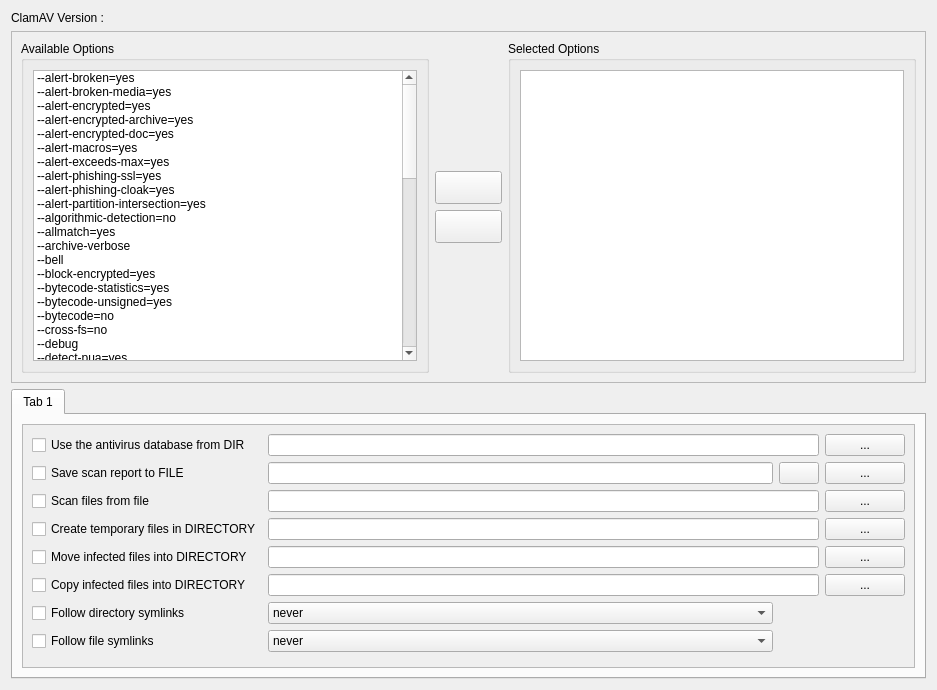
<?xml version="1.0" encoding="UTF-8"?>
<ui version="4.0">
 <class>optionsDialog</class>
 <widget class="QWidget" name="optionsDialog">
  <property name="geometry">
   <rect>
    <x>0</x>
    <y>0</y>
    <width>937</width>
    <height>690</height>
   </rect>
  </property>
  <property name="windowTitle">
   <string>Form</string>
  </property>
  <property name="windowOpacity">
   <double>1.000000000000000</double>
  </property>
  <layout class="QGridLayout" name="gridLayout_5">
   <item row="0" column="0">
    <widget class="QLabel" name="versionLabel">
     <property name="text">
      <string>ClamAV Version : </string>
     </property>
    </widget>
   </item>
   <item row="1" column="0">
    <widget class="QFrame" name="frame">
     <property name="frameShape">
      <enum>QFrame::StyledPanel</enum>
     </property>
     <property name="frameShadow">
      <enum>QFrame::Raised</enum>
     </property>
     <layout class="QGridLayout" name="gridLayout_4">
      <item row="0" column="0" rowspan="6">
       <widget class="QGroupBox" name="groupBox">
        <property name="title">
         <string>Available Options</string>
        </property>
        <layout class="QGridLayout" name="gridLayout_2">
         <item row="0" column="0">
          <widget class="QListWidget" name="availableOptionsList">
           <property name="sortingEnabled">
            <bool>false</bool>
           </property>
           <item>
            <property name="text">
             <string>--alert-broken=yes</string>
            </property>
            <property name="toolTip">
             <string>Alert on broken executable files (PE &amp; ELF)</string>
            </property>
           </item>
           <item>
            <property name="text">
             <string>--alert-broken-media=yes</string>
            </property>
            <property name="toolTip">
             <string>Alert on broken graphics files (JPEG, TIFF, PNG, GIF)</string>
            </property>
           </item>
           <item>
            <property name="text">
             <string>--alert-encrypted=yes</string>
            </property>
            <property name="toolTip">
             <string>Alert on encrypted archives and documents</string>
            </property>
           </item>
           <item>
            <property name="text">
             <string>--alert-encrypted-archive=yes</string>
            </property>
            <property name="toolTip">
             <string>Alert on encrypted archives</string>
            </property>
           </item>
           <item>
            <property name="text">
             <string>--alert-encrypted-doc=yes</string>
            </property>
            <property name="toolTip">
             <string>Alert on encrypted documents</string>
            </property>
           </item>
           <item>
            <property name="text">
             <string>--alert-macros=yes</string>
            </property>
            <property name="toolTip">
             <string>Alert on OLE2 files containing VBA macros</string>
            </property>
           </item>
           <item>
            <property name="text">
             <string>--alert-exceeds-max=yes</string>
            </property>
            <property name="toolTip">
             <string>Alert on files that exceed max file size, max scan size, or max recursion limit</string>
            </property>
           </item>
           <item>
            <property name="text">
             <string>--alert-phishing-ssl=yes</string>
            </property>
            <property name="toolTip">
             <string>Alert on emails containing SSL mismatches in URLs</string>
            </property>
           </item>
           <item>
            <property name="text">
             <string>--alert-phishing-cloak=yes</string>
            </property>
            <property name="toolTip">
             <string>Alert on emails containing cloaked URLs</string>
            </property>
           </item>
           <item>
            <property name="text">
             <string>--alert-partition-intersection=yes</string>
            </property>
            <property name="toolTip">
             <string>Alert on raw DMG image files containing partition intersections</string>
            </property>
           </item>
           <item>
            <property name="text">
             <string>--algorithmic-detection=no</string>
            </property>
            <property name="toolTip">
             <string>deactivate algorithmic detection</string>
            </property>
           </item>
           <item>
            <property name="text">
             <string>--allmatch=yes</string>
            </property>
            <property name="toolTip">
             <string>Continue scanning within file after finding a match</string>
            </property>
           </item>
           <item>
            <property name="text">
             <string>--archive-verbose</string>
            </property>
            <property name="toolTip">
             <string>Show filenames inside scanned archives</string>
            </property>
           </item>
           <item>
            <property name="text">
             <string>--bell</string>
            </property>
            <property name="toolTip">
             <string>Sound bell on virus detection</string>
            </property>
           </item>
           <item>
            <property name="text">
             <string>--block-encrypted=yes</string>
            </property>
            <property name="toolTip">
             <string>Block encrypted archives</string>
            </property>
           </item>
           <item>
            <property name="text">
             <string>--bytecode-statistics=yes</string>
            </property>
            <property name="toolTip">
             <string>Collect and print bytecode statistics</string>
            </property>
           </item>
           <item>
            <property name="text">
             <string>--bytecode-unsigned=yes</string>
            </property>
            <property name="toolTip">
             <string>Load unsigned bytecode</string>
            </property>
           </item>
           <item>
            <property name="text">
             <string>--bytecode=no</string>
            </property>
            <property name="toolTip">
             <string>Don't load bytecode from the database</string>
            </property>
           </item>
           <item>
            <property name="text">
             <string>--cross-fs=no</string>
            </property>
            <property name="toolTip">
             <string>Do not scan files and directories on other filesystems</string>
            </property>
           </item>
           <item>
            <property name="text">
             <string>--debug</string>
            </property>
            <property name="toolTip">
             <string>Enable libclamav's debug messages</string>
            </property>
            <property name="background">
             <brush brushstyle="NoBrush">
              <color alpha="255">
               <red>255</red>
               <green>255</green>
               <blue>255</blue>
              </color>
             </brush>
            </property>
           </item>
           <item>
            <property name="text">
             <string>--detect-pua=yes</string>
            </property>
            <property name="toolTip">
             <string>Detect Possibly Unwanted Applications</string>
            </property>
           </item>
           <item>
            <property name="text">
             <string>--detect-structured=yes</string>
            </property>
            <property name="toolTip">
             <string>Detect structured data (SSN, Credit Card)</string>
            </property>
           </item>
           <item>
            <property name="text">
             <string>--disable-cache</string>
            </property>
            <property name="toolTip">
             <string>Disable caching and cache checks for hash sums of scanned files.</string>
            </property>
           </item>
           <item>
            <property name="text">
             <string>--disable-pe-stats</string>
            </property>
            <property name="toolTip">
             <string>Disable submission of individual PE sections in stats submissions</string>
            </property>
           </item>
           <item>
            <property name="text">
             <string>--dumpcerts</string>
            </property>
            <property name="toolTip">
             <string>Dump authenticode certificate chain in PE files</string>
            </property>
           </item>
           <item>
            <property name="text">
             <string>--enable-stats</string>
            </property>
            <property name="toolTip">
             <string>Enable statistical reporting of malware</string>
            </property>
           </item>
           <item>
            <property name="text">
             <string>--heuristic-alerts=no</string>
            </property>
            <property name="toolTip">
             <string>Heuristic alerts</string>
            </property>
           </item>
           <item>
            <property name="text">
             <string>--heuristic-scan-precedence=yes</string>
            </property>
            <property name="toolTip">
             <string>Stop scanning as soon as a heuristic match is found</string>
            </property>
           </item>
           <item>
            <property name="text">
             <string>--gen-json=yes</string>
            </property>
            <property name="toolTip">
             <string>Generate JSON description of scanned file(s).</string>
            </property>
           </item>
           <item>
            <property name="text">
             <string>--infected</string>
            </property>
            <property name="toolTip">
             <string>Only print infected files</string>
            </property>
           </item>
           <item>
            <property name="text">
             <string>--leave-temps=yes</string>
            </property>
            <property name="toolTip">
             <string>Do not remove temporary files</string>
            </property>
           </item>
           <item>
            <property name="text">
             <string>--no-summary</string>
            </property>
            <property name="toolTip">
             <string>Disable summary at end of scanning</string>
            </property>
           </item>
           <item>
            <property name="text">
             <string>--nocerts</string>
            </property>
            <property name="toolTip">
             <string>Disable authenticode certificate chain verification in PE files</string>
            </property>
           </item>
           <item>
            <property name="text">
             <string>--normalize=no</string>
            </property>
            <property name="toolTip">
             <string>Normalize html, script and text files. Use normalize=no for yara compatibility</string>
            </property>
           </item>
           <item>
            <property name="text">
             <string>--official-db-only=yes</string>
            </property>
            <property name="toolTip">
             <string>Only load official signatures</string>
            </property>
           </item>
           <item>
            <property name="text">
             <string>--partition-intersection=yes</string>
            </property>
            <property name="toolTip">
             <string>Detect partition intersections in raw disk images using heuristics.</string>
            </property>
           </item>
           <item>
            <property name="text">
             <string>--phishing-cloak=yes</string>
            </property>
            <property name="toolTip">
             <string>Always block cloaked URLs (phishing module)</string>
            </property>
           </item>
           <item>
            <property name="text">
             <string>--phishing-scan-urls=no</string>
            </property>
            <property name="toolTip">
             <string>deactivate URL-based phishing detection</string>
            </property>
           </item>
           <item>
            <property name="text">
             <string>--phishing-sigs=no</string>
            </property>
            <property name="toolTip">
             <string>Deactivate signature-based phishing detection</string>
            </property>
           </item>
           <item>
            <property name="text">
             <string>--phishing-ssl=yes</string>
            </property>
            <property name="toolTip">
             <string>Always block SSL mismatches in URLs (phishing module)</string>
            </property>
           </item>
           <item>
            <property name="text">
             <string>--quiet</string>
            </property>
            <property name="toolTip">
             <string>Only output error messages</string>
            </property>
           </item>
           <item>
            <property name="text">
             <string>--remove=yes</string>
            </property>
            <property name="toolTip">
             <string>Remove infected files. Be careful!</string>
            </property>
           </item>
           <item>
            <property name="text">
             <string>--scan-archive=no</string>
            </property>
            <property name="toolTip">
             <string>Don't Scan archive files</string>
            </property>
           </item>
           <item>
            <property name="text">
             <string>--scan-elf=no</string>
            </property>
            <property name="toolTip">
             <string>don't scan ELF files</string>
            </property>
           </item>
           <item>
            <property name="text">
             <string>--scan-html=no</string>
            </property>
            <property name="toolTip">
             <string>don't scan HTML files</string>
            </property>
           </item>
           <item>
            <property name="text">
             <string>--scan-hwp3=no</string>
            </property>
            <property name="toolTip">
             <string>Scan HWP3 files</string>
            </property>
           </item>
           <item>
            <property name="text">
             <string>--scan-mail=no</string>
            </property>
            <property name="toolTip">
             <string>don't scan mail files</string>
            </property>
           </item>
           <item>
            <property name="text">
             <string>--scan-ole2=no</string>
            </property>
            <property name="toolTip">
             <string>don't scan OLE2 containers</string>
            </property>
           </item>
           <item>
            <property name="text">
             <string>--scan-pdf=no</string>
            </property>
            <property name="toolTip">
             <string>don't scan PDF files</string>
            </property>
           </item>
           <item>
            <property name="text">
             <string>--scan-pe=no</string>
            </property>
            <property name="toolTip">
             <string>don't scan PE files</string>
            </property>
           </item>
           <item>
            <property name="text">
             <string>--scan-swf=no</string>
            </property>
            <property name="toolTip">
             <string>don't scan SWF files</string>
            </property>
           </item>
           <item>
            <property name="text">
             <string>--scan-xmldocs=no</string>
            </property>
            <property name="toolTip">
             <string>Scan xml-based document files</string>
            </property>
           </item>
           <item>
            <property name="text">
             <string>--stdout</string>
            </property>
            <property name="toolTip">
             <string>Write to stdout instead of stderr</string>
            </property>
           </item>
           <item>
            <property name="text">
             <string>--suppress-ok-results</string>
            </property>
            <property name="toolTip">
             <string>Skip printing OK files</string>
            </property>
           </item>
           <item>
            <property name="text">
             <string>--verbose</string>
            </property>
            <property name="toolTip">
             <string>Be verbose</string>
            </property>
           </item>
           <item>
            <property name="text">
             <string>--scan-xmldocs=no</string>
            </property>
            <property name="toolTip">
             <string>Scan xml-based document files</string>
            </property>
           </item>
          </widget>
         </item>
        </layout>
       </widget>
      </item>
      <item row="5" column="1">
       <spacer name="verticalSpacer_2">
        <property name="orientation">
         <enum>Qt::Vertical</enum>
        </property>
        <property name="sizeHint" stdset="0">
         <size>
          <width>20</width>
          <height>118</height>
         </size>
        </property>
       </spacer>
      </item>
      <item row="3" column="1" colspan="2">
       <widget class="QPushButton" name="removeButton">
        <property name="toolTip">
         <string>- or double click the option in the &quot;Selected Options&quot; list</string>
        </property>
        <property name="styleSheet">
         <string notr="true">font-size:22px;font-weight:bold;</string>
        </property>
        <property name="text">
         <string/>
        </property>
        <property name="icon">
         <iconset resource="../resources.qrc">
          <normaloff>:/icons/icons/remove_option.png</normaloff>:/icons/icons/remove_option.png</iconset>
        </property>
        <property name="iconSize">
         <size>
          <width>44</width>
          <height>22</height>
         </size>
        </property>
       </widget>
      </item>
      <item row="0" column="3" rowspan="6">
       <widget class="QGroupBox" name="groupBox_2">
        <property name="title">
         <string>Selected Options</string>
        </property>
        <layout class="QGridLayout" name="gridLayout_3">
         <item row="0" column="0">
          <widget class="QListWidget" name="selectedOptionsList">
           <property name="sortingEnabled">
            <bool>false</bool>
           </property>
          </widget>
         </item>
        </layout>
       </widget>
      </item>
      <item row="2" column="1" colspan="2">
       <widget class="QPushButton" name="addButton">
        <property name="toolTip">
         <string>- or double click the option in the &quot;Available Options&quot; list</string>
        </property>
        <property name="styleSheet">
         <string notr="true">font-size:22px;font-weight:bold;</string>
        </property>
        <property name="text">
         <string/>
        </property>
        <property name="icon">
         <iconset resource="../resources.qrc">
          <normaloff>:/icons/icons/add_option.png</normaloff>:/icons/icons/add_option.png</iconset>
        </property>
        <property name="iconSize">
         <size>
          <width>44</width>
          <height>22</height>
         </size>
        </property>
       </widget>
      </item>
      <item row="1" column="1">
       <spacer name="verticalSpacer">
        <property name="orientation">
         <enum>Qt::Vertical</enum>
        </property>
        <property name="sizeHint" stdset="0">
         <size>
          <width>20</width>
          <height>118</height>
         </size>
        </property>
       </spacer>
      </item>
     </layout>
    </widget>
   </item>
   <item row="2" column="0">
    <widget class="QTabWidget" name="tabWidget">
     <property name="currentIndex">
      <number>0</number>
     </property>
     <property name="iconSize">
      <size>
       <width>22</width>
       <height>22</height>
      </size>
     </property>
     <widget class="QWidget" name="pathTab">
      <attribute name="icon">
       <iconset resource="../resources.qrc">
        <normaloff>:/icons/icons/directories.png</normaloff>:/icons/icons/directories.png</iconset>
      </attribute>
      <attribute name="title">
       <string>Tab 1</string>
      </attribute>
      <layout class="QGridLayout" name="gridLayout">
       <item row="0" column="0">
        <widget class="QScrollArea" name="scrollArea">
         <property name="widgetResizable">
          <bool>true</bool>
         </property>
         <widget class="QWidget" name="scrollAreaWidgetContents">
          <property name="geometry">
           <rect>
            <x>0</x>
            <y>0</y>
            <width>881</width>
            <height>270</height>
           </rect>
          </property>
          <layout class="QGridLayout" name="gridLayout_7">
           <item row="4" column="0">
            <widget class="QCheckBox" name="moveDirectoryCheckBox">
             <property name="text">
              <string>Move infected files into DIRECTORY</string>
             </property>
            </widget>
           </item>
           <item row="4" column="1" colspan="2">
            <widget class="QLineEdit" name="moveDirectoryLineEdit">
             <property name="styleSheet">
              <string notr="true"/>
             </property>
             <property name="readOnly">
              <bool>true</bool>
             </property>
            </widget>
           </item>
           <item row="6" column="0">
            <widget class="QCheckBox" name="followDirectorySymlinksCheckBox">
             <property name="text">
              <string>Follow directory symlinks</string>
             </property>
            </widget>
           </item>
           <item row="2" column="1" colspan="2">
            <widget class="QLineEdit" name="scanFilesFromFileLineEdit"/>
           </item>
           <item row="5" column="3">
            <widget class="QPushButton" name="selectCFButton">
             <property name="styleSheet">
              <string notr="true"/>
             </property>
             <property name="text">
              <string>...</string>
             </property>
            </widget>
           </item>
           <item row="3" column="0">
            <widget class="QCheckBox" name="tempFileCheckBox">
             <property name="text">
              <string>Create temporary files in DIRECTORY</string>
             </property>
            </widget>
           </item>
           <item row="1" column="2">
            <widget class="QPushButton" name="viewButton">
             <property name="text">
              <string/>
             </property>
             <property name="icon">
              <iconset resource="../resources.qrc">
               <normaloff>:/icons/icons/magnifierglass.png</normaloff>:/icons/icons/magnifierglass.png</iconset>
             </property>
             <property name="iconSize">
              <size>
               <width>22</width>
               <height>22</height>
              </size>
             </property>
            </widget>
           </item>
           <item row="3" column="1" colspan="2">
            <widget class="QLineEdit" name="tempFilesLineEdit">
             <property name="styleSheet">
              <string notr="true"/>
             </property>
             <property name="readOnly">
              <bool>true</bool>
             </property>
            </widget>
           </item>
           <item row="0" column="3">
            <widget class="QPushButton" name="selectLVDButton">
             <property name="autoFillBackground">
              <bool>false</bool>
             </property>
             <property name="styleSheet">
              <string notr="true"/>
             </property>
             <property name="text">
              <string>...</string>
             </property>
            </widget>
           </item>
           <item row="1" column="3">
            <widget class="QPushButton" name="selectSCRFButton">
             <property name="styleSheet">
              <string notr="true"/>
             </property>
             <property name="text">
              <string>...</string>
             </property>
            </widget>
           </item>
           <item row="2" column="3">
            <widget class="QPushButton" name="selectSFFButton">
             <property name="text">
              <string>...</string>
             </property>
            </widget>
           </item>
           <item row="4" column="3">
            <widget class="QPushButton" name="selectMDButton">
             <property name="styleSheet">
              <string notr="true"/>
             </property>
             <property name="text">
              <string>...</string>
             </property>
            </widget>
           </item>
           <item row="7" column="1">
            <widget class="QComboBox" name="followFileSymlinksComboBox">
             <item>
              <property name="text">
               <string>never</string>
              </property>
             </item>
             <item>
              <property name="text">
               <string>direct</string>
              </property>
             </item>
             <item>
              <property name="text">
               <string>always</string>
              </property>
             </item>
            </widget>
           </item>
           <item row="1" column="0">
            <widget class="QCheckBox" name="scanReportToFileCheckBox">
             <property name="text">
              <string>Save scan report to FILE</string>
             </property>
            </widget>
           </item>
           <item row="6" column="1">
            <widget class="QComboBox" name="followDirectorySymlinksComboBox">
             <item>
              <property name="text">
               <string>never</string>
              </property>
             </item>
             <item>
              <property name="text">
               <string>direct</string>
              </property>
             </item>
             <item>
              <property name="text">
               <string>always</string>
              </property>
             </item>
            </widget>
           </item>
           <item row="7" column="0">
            <widget class="QCheckBox" name="followFileSymlinksCheckBox">
             <property name="text">
              <string>Follow file symlinks</string>
             </property>
            </widget>
           </item>
           <item row="1" column="1">
            <widget class="QLineEdit" name="scanReportToFileLineEdit">
             <property name="styleSheet">
              <string notr="true"/>
             </property>
             <property name="readOnly">
              <bool>true</bool>
             </property>
            </widget>
           </item>
           <item row="5" column="0">
            <widget class="QCheckBox" name="copyDirectoryCheckBox">
             <property name="text">
              <string>Copy infected files into DIRECTORY</string>
             </property>
            </widget>
           </item>
           <item row="3" column="3">
            <widget class="QPushButton" name="selectTFButton">
             <property name="styleSheet">
              <string notr="true"/>
             </property>
             <property name="text">
              <string>...</string>
             </property>
            </widget>
           </item>
           <item row="0" column="1" colspan="2">
            <widget class="QLineEdit" name="loadVirusDatabaseLineEdit">
             <property name="styleSheet">
              <string notr="true"/>
             </property>
             <property name="readOnly">
              <bool>true</bool>
             </property>
            </widget>
           </item>
           <item row="5" column="1" colspan="2">
            <widget class="QLineEdit" name="copyDirectoryLineEdit">
             <property name="styleSheet">
              <string notr="true"/>
             </property>
             <property name="readOnly">
              <bool>true</bool>
             </property>
            </widget>
           </item>
           <item row="0" column="0">
            <widget class="QCheckBox" name="loadVirusDatabaseCheckBox">
             <property name="text">
              <string>Use the antivirus database from DIR</string>
             </property>
            </widget>
           </item>
           <item row="2" column="0">
            <widget class="QCheckBox" name="scanFilesFromFileCheckBox">
             <property name="text">
              <string>Scan files from file</string>
             </property>
            </widget>
           </item>
          </layout>
         </widget>
        </widget>
       </item>
      </layout>
     </widget>
    </widget>
   </item>
  </layout>
 </widget>
 <resources>
  <include location="../resources.qrc"/>
 </resources>
 <connections>
  <connection>
   <sender>addButton</sender>
   <signal>clicked()</signal>
   <receiver>optionsDialog</receiver>
   <slot>slot_addButtonClicked()</slot>
   <hints>
    <hint type="sourcelabel">
     <x>508</x>
     <y>193</y>
    </hint>
    <hint type="destinationlabel">
     <x>345</x>
     <y>26</y>
    </hint>
   </hints>
  </connection>
  <connection>
   <sender>removeButton</sender>
   <signal>clicked()</signal>
   <receiver>optionsDialog</receiver>
   <slot>slot_removeButtonClicked()</slot>
   <hints>
    <hint type="sourcelabel">
     <x>508</x>
     <y>225</y>
    </hint>
    <hint type="destinationlabel">
     <x>401</x>
     <y>25</y>
    </hint>
   </hints>
  </connection>
  <connection>
   <sender>availableOptionsList</sender>
   <signal>itemDoubleClicked(QListWidgetItem*)</signal>
   <receiver>optionsDialog</receiver>
   <slot>slot_addButtonClicked()</slot>
   <hints>
    <hint type="sourcelabel">
     <x>48</x>
     <y>102</y>
    </hint>
    <hint type="destinationlabel">
     <x>54</x>
     <y>25</y>
    </hint>
   </hints>
  </connection>
  <connection>
   <sender>selectedOptionsList</sender>
   <signal>itemDoubleClicked(QListWidgetItem*)</signal>
   <receiver>optionsDialog</receiver>
   <slot>slot_removeButtonClicked()</slot>
   <hints>
    <hint type="sourcelabel">
     <x>665</x>
     <y>113</y>
    </hint>
    <hint type="destinationlabel">
     <x>696</x>
     <y>25</y>
    </hint>
   </hints>
  </connection>
  <connection>
   <sender>selectSCRFButton</sender>
   <signal>clicked()</signal>
   <receiver>optionsDialog</receiver>
   <slot>slot_selectSRTFButtonClicked()</slot>
   <hints>
    <hint type="sourcelabel">
     <x>892</x>
     <y>473</y>
    </hint>
    <hint type="destinationlabel">
     <x>743</x>
     <y>359</y>
    </hint>
   </hints>
  </connection>
  <connection>
   <sender>selectSFFButton</sender>
   <signal>clicked()</signal>
   <receiver>optionsDialog</receiver>
   <slot>slot_selectSFFButtonClicked()</slot>
   <hints>
    <hint type="sourcelabel">
     <x>892</x>
     <y>506</y>
    </hint>
    <hint type="destinationlabel">
     <x>743</x>
     <y>396</y>
    </hint>
   </hints>
  </connection>
  <connection>
   <sender>selectTFButton</sender>
   <signal>clicked()</signal>
   <receiver>optionsDialog</receiver>
   <slot>slot_selectTDButtonClicked()</slot>
   <hints>
    <hint type="sourcelabel">
     <x>892</x>
     <y>538</y>
    </hint>
    <hint type="destinationlabel">
     <x>743</x>
     <y>432</y>
    </hint>
   </hints>
  </connection>
  <connection>
   <sender>selectMDButton</sender>
   <signal>clicked()</signal>
   <receiver>optionsDialog</receiver>
   <slot>slot_selectMDButtonClicked()</slot>
   <hints>
    <hint type="sourcelabel">
     <x>892</x>
     <y>570</y>
    </hint>
    <hint type="destinationlabel">
     <x>741</x>
     <y>462</y>
    </hint>
   </hints>
  </connection>
  <connection>
   <sender>selectCFButton</sender>
   <signal>clicked()</signal>
   <receiver>optionsDialog</receiver>
   <slot>slot_selectCDButtonClicked()</slot>
   <hints>
    <hint type="sourcelabel">
     <x>892</x>
     <y>602</y>
    </hint>
    <hint type="destinationlabel">
     <x>742</x>
     <y>329</y>
    </hint>
   </hints>
  </connection>
  <connection>
   <sender>viewButton</sender>
   <signal>clicked()</signal>
   <receiver>optionsDialog</receiver>
   <slot>slot_logViewerButtonClicked()</slot>
   <hints>
    <hint type="sourcelabel">
     <x>806</x>
     <y>474</y>
    </hint>
    <hint type="destinationlabel">
     <x>741</x>
     <y>314</y>
    </hint>
   </hints>
  </connection>
  <connection>
   <sender>selectLVDButton</sender>
   <signal>clicked()</signal>
   <receiver>optionsDialog</receiver>
   <slot>slot_selectLVDButtonClicked()</slot>
   <hints>
    <hint type="sourcelabel">
     <x>892</x>
     <y>440</y>
    </hint>
    <hint type="destinationlabel">
     <x>742</x>
     <y>287</y>
    </hint>
   </hints>
  </connection>
  <connection>
   <sender>loadVirusDatabaseCheckBox</sender>
   <signal>clicked()</signal>
   <receiver>optionsDialog</receiver>
   <slot>writeDirectories()</slot>
   <hints>
    <hint type="sourcelabel">
     <x>37</x>
     <y>427</y>
    </hint>
    <hint type="destinationlabel">
     <x>5</x>
     <y>422</y>
    </hint>
   </hints>
  </connection>
  <connection>
   <sender>scanReportToFileCheckBox</sender>
   <signal>clicked()</signal>
   <receiver>optionsDialog</receiver>
   <slot>writeDirectories()</slot>
   <hints>
    <hint type="sourcelabel">
     <x>77</x>
     <y>462</y>
    </hint>
    <hint type="destinationlabel">
     <x>5</x>
     <y>460</y>
    </hint>
   </hints>
  </connection>
  <connection>
   <sender>scanFilesFromFileCheckBox</sender>
   <signal>clicked()</signal>
   <receiver>optionsDialog</receiver>
   <slot>writeDirectories()</slot>
   <hints>
    <hint type="sourcelabel">
     <x>63</x>
     <y>491</y>
    </hint>
    <hint type="destinationlabel">
     <x>3</x>
     <y>493</y>
    </hint>
   </hints>
  </connection>
  <connection>
   <sender>tempFileCheckBox</sender>
   <signal>clicked()</signal>
   <receiver>optionsDialog</receiver>
   <slot>writeDirectories()</slot>
   <hints>
    <hint type="sourcelabel">
     <x>49</x>
     <y>525</y>
    </hint>
    <hint type="destinationlabel">
     <x>2</x>
     <y>526</y>
    </hint>
   </hints>
  </connection>
  <connection>
   <sender>moveDirectoryCheckBox</sender>
   <signal>clicked()</signal>
   <receiver>optionsDialog</receiver>
   <slot>writeDirectories()</slot>
   <hints>
    <hint type="sourcelabel">
     <x>68</x>
     <y>555</y>
    </hint>
    <hint type="destinationlabel">
     <x>0</x>
     <y>560</y>
    </hint>
   </hints>
  </connection>
  <connection>
   <sender>copyDirectoryCheckBox</sender>
   <signal>clicked()</signal>
   <receiver>optionsDialog</receiver>
   <slot>writeDirectories()</slot>
   <hints>
    <hint type="sourcelabel">
     <x>52</x>
     <y>587</y>
    </hint>
    <hint type="destinationlabel">
     <x>0</x>
     <y>590</y>
    </hint>
   </hints>
  </connection>
  <connection>
   <sender>followDirectorySymlinksCheckBox</sender>
   <signal>clicked()</signal>
   <receiver>optionsDialog</receiver>
   <slot>writeDirectories()</slot>
   <hints>
    <hint type="sourcelabel">
     <x>68</x>
     <y>618</y>
    </hint>
    <hint type="destinationlabel">
     <x>1</x>
     <y>619</y>
    </hint>
   </hints>
  </connection>
  <connection>
   <sender>followFileSymlinksCheckBox</sender>
   <signal>clicked()</signal>
   <receiver>optionsDialog</receiver>
   <slot>writeDirectories()</slot>
   <hints>
    <hint type="sourcelabel">
     <x>65</x>
     <y>653</y>
    </hint>
    <hint type="destinationlabel">
     <x>2</x>
     <y>651</y>
    </hint>
   </hints>
  </connection>
  <connection>
   <sender>followDirectorySymlinksComboBox</sender>
   <signal>activated(int)</signal>
   <receiver>optionsDialog</receiver>
   <slot>writeDirectories()</slot>
   <hints>
    <hint type="sourcelabel">
     <x>722</x>
     <y>621</y>
    </hint>
    <hint type="destinationlabel">
     <x>933</x>
     <y>600</y>
    </hint>
   </hints>
  </connection>
  <connection>
   <sender>followFileSymlinksComboBox</sender>
   <signal>activated(int)</signal>
   <receiver>optionsDialog</receiver>
   <slot>writeDirectories()</slot>
   <hints>
    <hint type="sourcelabel">
     <x>547</x>
     <y>654</y>
    </hint>
    <hint type="destinationlabel">
     <x>931</x>
     <y>636</y>
    </hint>
   </hints>
  </connection>
 </connections>
 <slots>
  <slot>slot_addButtonClicked()</slot>
  <slot>slot_removeButtonClicked()</slot>
  <slot>slot_selectLVDButtonClicked()</slot>
  <slot>slot_selectSRTFButtonClicked()</slot>
  <slot>slot_selectTDButtonClicked()</slot>
  <slot>slot_selectMDButtonClicked()</slot>
  <slot>slot_selectCDButtonClicked()</slot>
  <slot>writeDirectories()</slot>
  <slot>slot_selectSFFButtonClicked()</slot>
  <slot>slot_logViewerButtonClicked()</slot>
 </slots>
</ui>
